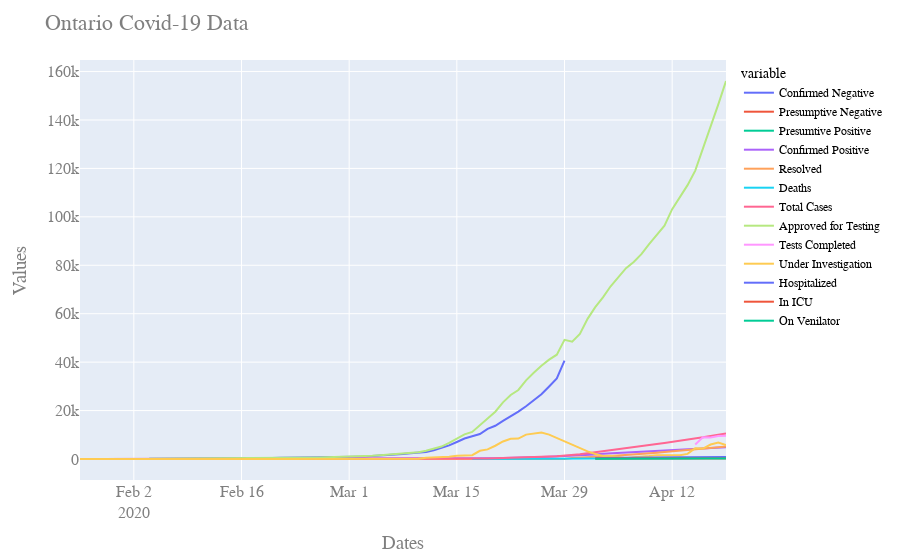

Notebook code for this chart:
### Code cell
fig = px.line(dfmelt, x=dfmelt.index, y="value",color='variable')#,log_y=True)
fig.update_layout(
    title="Ontario Covid-19 Data",
    xaxis_title="Dates",
    yaxis_title="Values",
    font=dict(
        family="Courier New, monospace",
        size=16,
        color="#7f7f7f"
    ),
    legend=dict(
        font=dict(
            family="sans-serif",
            size=12,
            color="black"
        )
    )
)
fig.show()
fig.write_html("Ontario.html")
